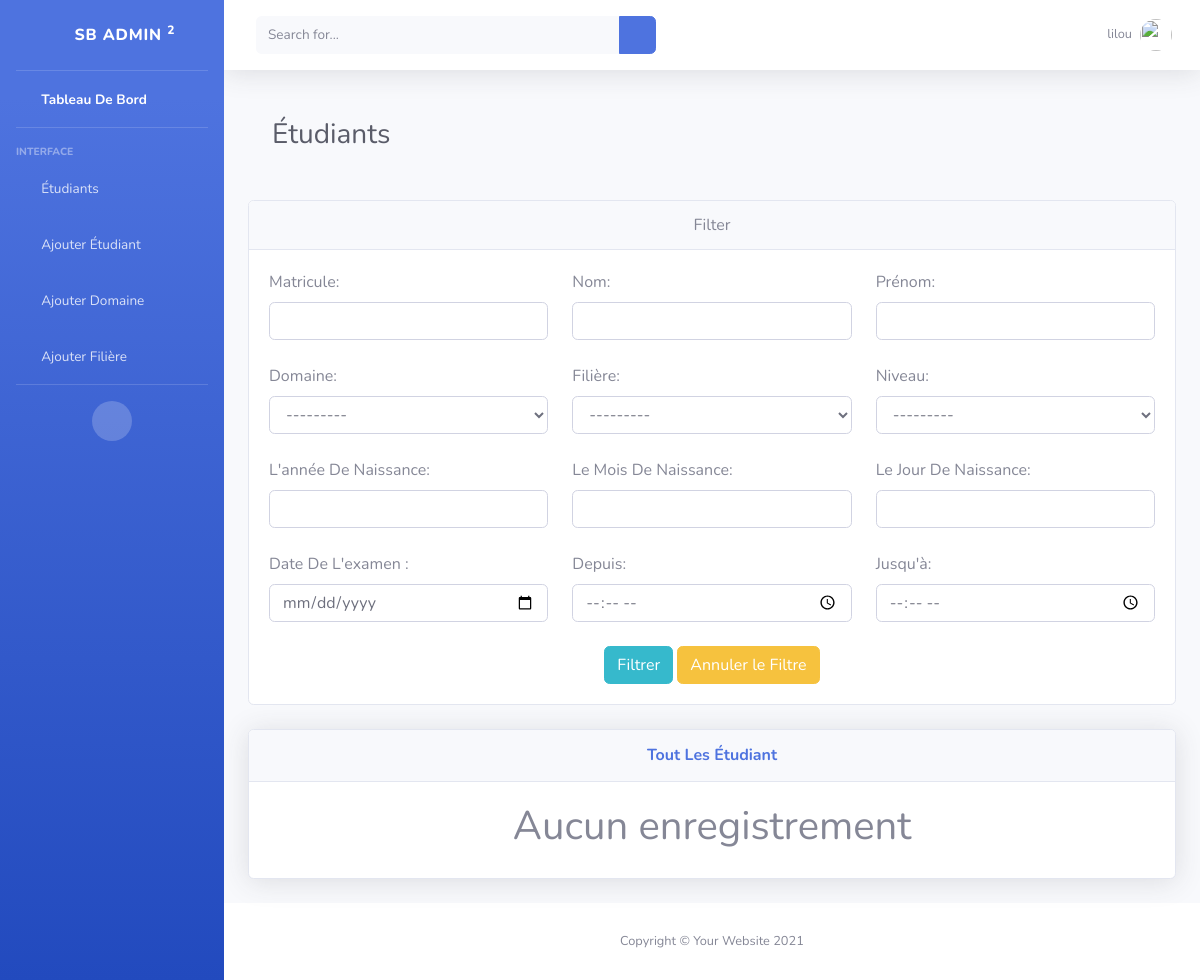
Page / (signed in) on the earlier database version.
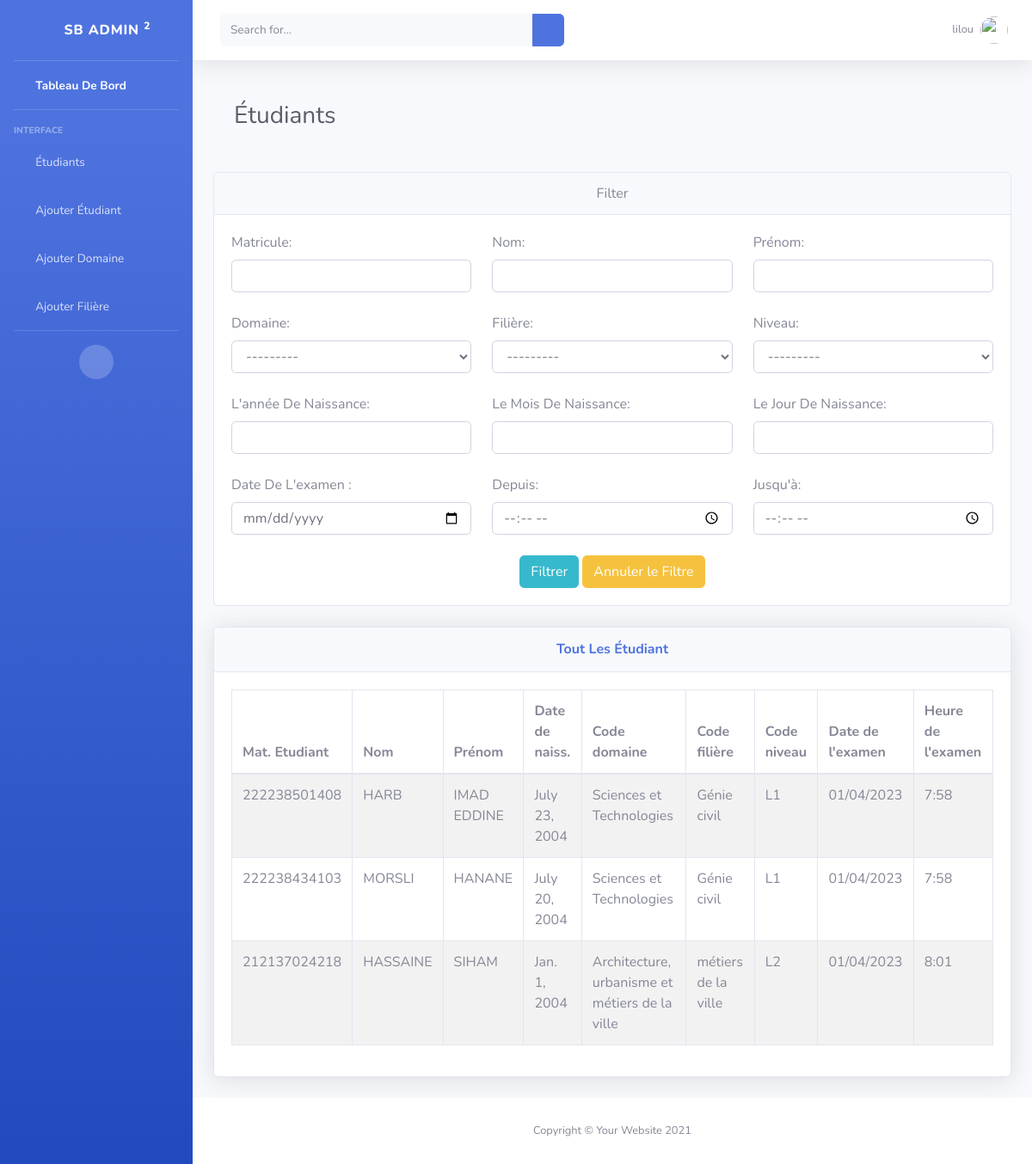
Same page on the later database version.
### base/models.py (models this page shows, shortened)
class Verifier(models.Model):
    etudiant = models.ForeignKey(Etudiant, on_delete=models.CASCADE)
    date = models.DateField(auto_now=True)
    temp = models.TimeField(auto_now=True)

class Etudiant(models.Model):
    mat = models.CharField(max_length=200, primary_key=True)
    nom = models.CharField(max_length=100)
    prenom = models.CharField(max_length=100)
    date_de_naissance = models.DateField()
    domaine = models.ForeignKey(Domaine, on_delete=models.PROTECT, blank=True)
    filiere = models.ForeignKey(Filiere, on_delete=models.PROTECT, blank=True)
    niveau = models.CharField(max_length=20, choices=niveaux, blank=True)

class Domaine(models.Model):
    code = models.CharField(max_length=100,primary_key=True)
    nom = models.CharField(max_length=200)
    def __str__(self):
        return self.nom

class Filiere(models.Model):
    code = models.CharField(max_length=100,primary_key=True)
    nom =  models.CharField(max_length=200)
    specialite = models.CharField(max_length=200)
    def __str__(self):
        return self.nom

### base/views.py (the view)
# urls.py: path('',views.dashboard, name='dashboard'),
@login_required(login_url='/login/')
def dashboard(request):
    table_header = ['Mat. Etudiant',
                    'Nom',
                    'Prénom',
                    'Date de naiss.',
                    'Code domaine',
                    'Code filière',
                    'Code niveau',
                    'Date de l\'examen',
                    'Heure de l\'examen']
    records = VerifierFilter(request.GET, queryset=Verifier.objects.all())
    print(request.user.has_perm("base.add_domaine"))
    context={
        'records':records,
        'header':table_header,
        'admin': request.user.groups.filter(name='admins').exists(),
        'stuff':request.user.groups.filter(name='stuff').exists(),
    }
    return render(request, 'base/records.html', context)

### base/templates/base/records.html (shortened to what this page needs)
{% extends 'index.html' %}
{% load widget_tweaks %}
{% block heading %}
<div class="d-sm-flex align-items-center justify-content-between mb-4">
  <h1 class="h3 mb-6 text-gray-800 m-4">Étudiants</h1>
</div>
{% endblock %} {% block content %}
<div class="card mb-4">
  <center>
    <div class="card-header">Filter</div>
  </center>
  <div class="card-body">
    <form action="#the_list" method="get">
      <div class="row">
        <div class="col">
          <label for="">Matricule:</label>
          {% render_field records.form.mat class+="form-control" %}
        </div>
        <div class="col">
          <label for="">Nom:</label>
          {% render_field records.form.nom class+="form-control" %}
        </div>
        <div class="col">
          <label for="">Prénom:</label>
          {% render_field records.form.prenom class+="form-control" %}
        </div>
      </div>
      <br />
      <div class="row">
        <div class="col">
          <label for="">Domaine:</label>
          {% render_field records.form.domaine class+="form-control" %}
        </div>
        <div class="col">
          <label for="">Filière:</label>
          {% render_field records.form.filiere class+="form-control" %}
        </div>
        <div class="col">
          <label for="">Niveau:</label>
          {% render_field records.form.niveau class+="form-control" %}
        </div>
      </div>
      <br />
      <div class="row">
        <div class="col">
          <label for="">L'année De Naissance:</label>
          {% render_field records.form.year class+="form-control" %}
        </div>
        <div class="col">
          <label for="">Le Mois De Naissance:</label>
          {% render_field records.form.month class+="form-control" %}
        </div>
        <div class="col">
          <label for="">Le Jour De Naissance:</label>
          {% render_field records.form.day class+="form-control" %}
        </div>
      </div>
      <br />
      <div class="row">
        <div class="col">
          <label for="">Date De L'examen :</label>
          {% render_field records.form.date class+="form-control" type='date' %}
        </div>
        <div class="col">
          <label for="">Depuis:</label>
          {% render_field records.form.time_gt class+="form-control" type='time'%}
        </div>
        <div class="col">
          <label for="">Jusqu'à:</label>
          {% render_field records.form.time_lt class+="form-control" type='time'%}
        </div>
      </div>
      <br>
      <center>
        <input type="submit" value="Filtrer" class="btn btn-info" />
        <a href="{% url 'base:dashboard' %}" class="btn btn-warning"
          >Annuler le Filtre</a
        >
      </center>
    </form>
  </div>
</div>
<div class="card shadow mb-4" id="the_list">
  <div class="card-header py-3">
    <center>
      <h6 class="m-0 font-weight-bold text-primary">Tout Les Étudiant</h6>
    </center>
  </div>
  <div class="card-body">
    <div class="table-responsive">
      {% if not records.qs %}
      <center>
        <h1>Aucun enregistrement</h1>
      </center>
      {% else %}
      <table
        class="table table-bordered table-striped"
        id="dataTable"
        width="100%"
        cellspacing="0"
      >
        <thead>
          <tr>
            {% for head in header %}
            <th>{{head}}</th>
            {% endfor %}
          </tr>
        </thead>
        <tbody>
          {% for record in records.qs %}
          <tr>
            <td>{{record.etudiant.mat}}</td>
            <td>{{record.etudiant.nom}}</td>
            <td>{{record.etudiant.prenom}}</td>
            <td>{{record.etudiant.date_de_naissance}}</td>
            <td>{{record.etudiant.domaine}}</td>
            <td>{{record.etudiant.filiere}}</td>
            <td>{{record.etudiant.niveau}}</td>
            <td>{{record.date|date:'d/m/Y'}}</td>
            <td>{{record.temp|date:"G:i"}}</td>
          </tr>
          {% endfor %}
        </tbody>
      </table>
      {% endif %}
    </div>
  </div>
</div>
{% endblock %}

Differences in the rows shown:
added Verifier: etudiant.mat "222238501408", etudiant.nom "HARB", etudiant.prenom "IMAD EDDINE", etudiant.date_de_naissance "July 23, 2004", etudiant.domaine "Sciences et Technologies", etudiant.filiere "Génie civil", etudiant.niveau "L1", date "01/04/2023", temp "7:58"
added Verifier: etudiant.mat "222238434103", etudiant.nom "MORSLI", etudiant.prenom "HANANE", etudiant.date_de_naissance "July 20, 2004", etudiant.domaine "Sciences et Technologies", etudiant.filiere "Génie civil", etudiant.niveau "L1", date "01/04/2023", temp "7:58"
added Verifier: etudiant.mat "212137024218", etudiant.nom "HASSAINE", etudiant.prenom "SIHAM", etudiant.date_de_naissance "Jan. 1, 2004", etudiant.domaine "Architecture, urbanisme et métiers de la ville", etudiant.filiere "métiers de la ville", etudiant.niveau "L2", date "01/04/2023", temp "8:01"
Other differences:
new list line: "Mat. Etudiant"
new list line: "Nom"
new list line: "Prénom"
new list line: "Date de naiss."
new list line: "Code domaine"
new list line: "Code filière"
new list line: "Code niveau"
new list line: "Date de l'examen"
new list line: "Heure de l'examen"
text no longer shown: "Aucun enregistrement"
